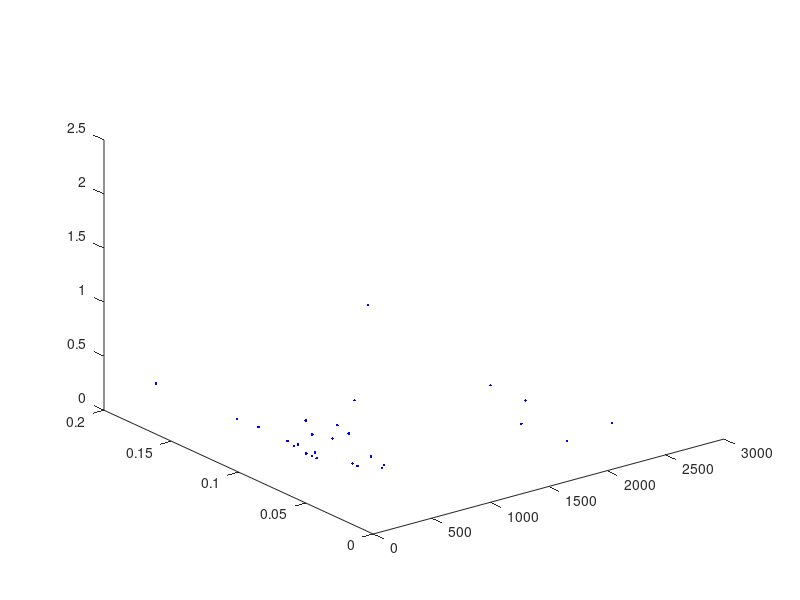

Write MATLAB code to recreate this figure.
load motor_data_kde.mat


specs = [motor_data_kde.SPECS];
const = [motor_data_kde.CONSTANTS];
%%
% Goal: Correlate motor design with motor characteristics

%% Price vs. Mass
plot([motor_data_kde.PRICE], [specs.Weight],'.b')
xlabel('Price')
ylabel('Mass')

%% Mass vs. kV
plot([const.kV],[specs.Weight],'.b')

%% kV vs Rm
plot([const.kV], [const.Rm], '.b')

%% kV + Rm vs. Mass
plot3([const.kV], [const.Rm], [specs.Weight], '.b')